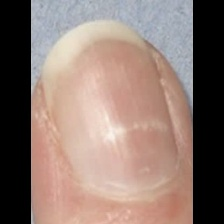
#> input picture Act 1/63.jpg, 224 x 224 px
$ python layer.py
#> lines starting #> are read from the running program, lines starting #| are printed output that depends on the picture
import cv2
import numpy as np

img = cv2.imread("./63.jpg")
#> img is the input picture: shape (224, 224, 3); mean B, G, R 112.9, 121.2, 142

b, g, r = cv2.split(img)
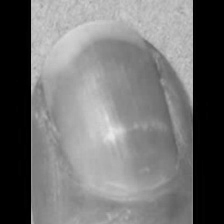
#> b: shape (224, 224); min 0, max 232, mean 112.9
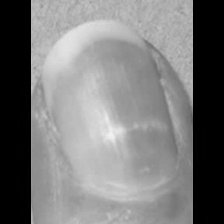
#> g: shape (224, 224); min 0, max 242, mean 121.2
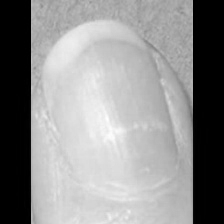
#> r: shape (224, 224); min 0, max 255, mean 142

zeros = np.zeros_like(b)

red_img = cv2.merge([zeros, zeros, r])
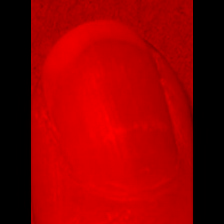
#> red_img: shape (224, 224, 3); mean of channels 0, 1, 2 0, 0, 142; drawn as B, G, R
green_img = cv2.merge([zeros, g, zeros])
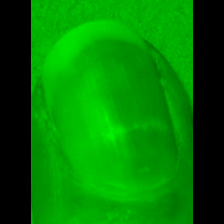
#> green_img: shape (224, 224, 3); mean of channels 0, 1, 2 0, 121.2, 0; drawn as B, G, R
blue_img = cv2.merge([b, zeros, zeros])
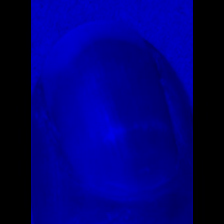
#> blue_img: shape (224, 224, 3); mean of channels 0, 1, 2 112.9, 0, 0; drawn as B, G, R

cv2.imshow("Red Channel", red_img)
cv2.imshow("Green Channel", green_img)
cv2.imshow("Blue Channel", blue_img)

while True:
    key = cv2.waitKey(1) & 0xFF
#> (key q is pressed here)
    if key == ord("q"):
        break

cv2.destroyAllWindows()
